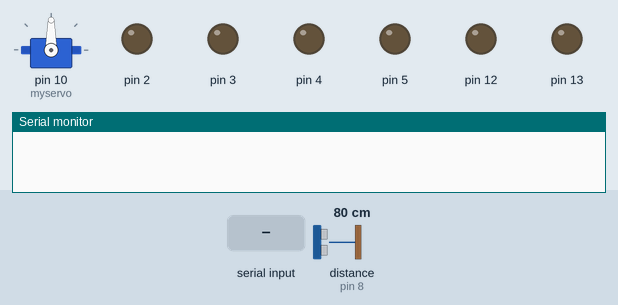
Recording of a sketch running on a simulated Arduino Uno, built with avr-gcc and run on an emulated ATmega328P. Parts: servo, output pins drawn as LEDs (lit = HIGH), the last lines printed to the serial monitor. Wiring (inferred from the names in the program): ultrasonic range finder: trigger pin 9; echo pin 8. The test bench sets the inputs (shaded band); at power-on: distance to the obstacle (sensor on pin 8) 80 cm. The echo pulse lasts 58.3 µs per cm; pins used as bus, display or sensor lines are not drawn.

Above: at 1.2 s.
1.3 s: "F" received over Serial
At 1.9 s:
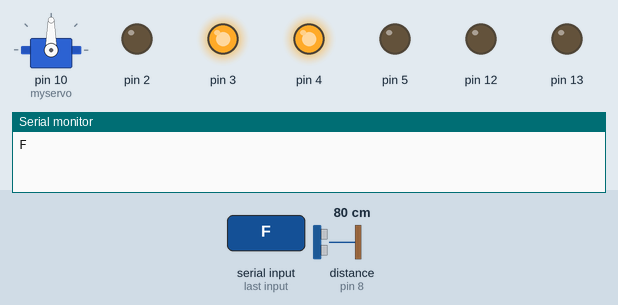
2.8 s: "B" received over Serial
At 4.0 s:
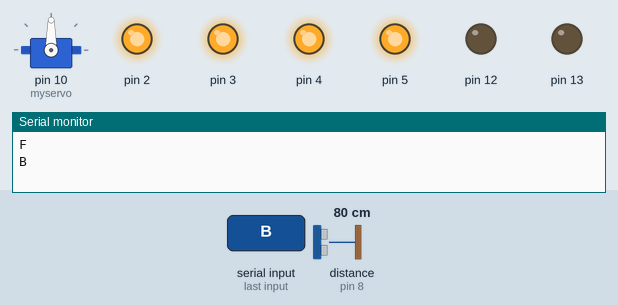
4.3 s: "W" received over Serial
At 5.4 s:
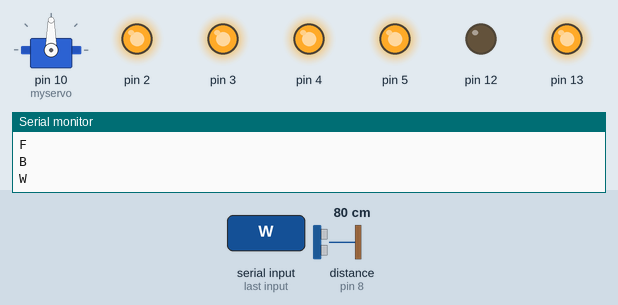
5.8 s: "S" received over Serial
At 6.6 s:
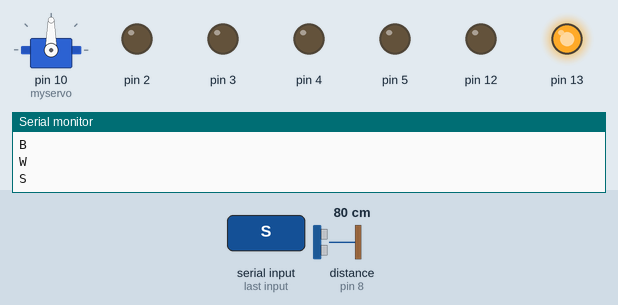
7.3 s: "L" received over Serial
At 7.6 s:
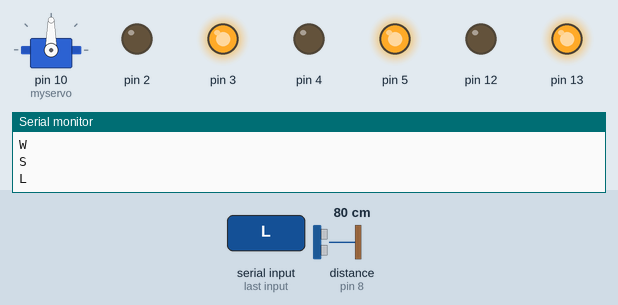
8.8 s: "X" received over Serial
At 10.0 s:
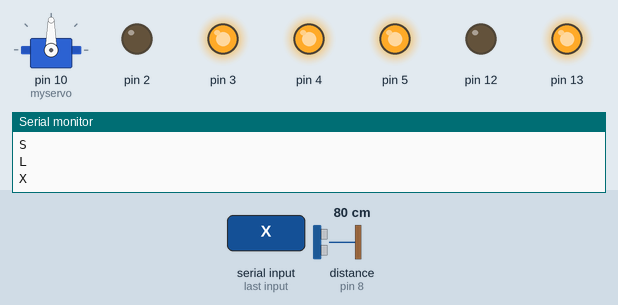
Timing chart, 0 to 17.3 s (numbered marks = the images above; inputs shaded):
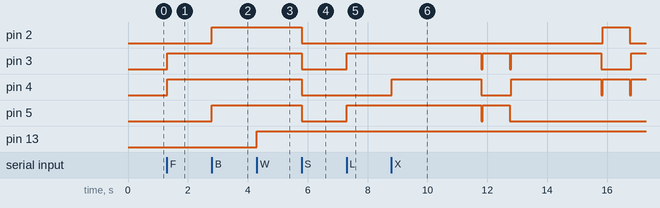

Measured:
- after the input at 1.3 s, pin 3, pin 4: LOW → HIGH at once
- after the input at 2.8 s, pin 2, pin 5: LOW → HIGH at once
- after the input at 4.3 s, pin 13: LOW → HIGH at once
- after the input at 5.8 s, pin 2–5: HIGH → LOW at once
- after the input at 7.3 s, pin 3, pin 5: LOW → HIGH at once
- after the input at 8.8 s, pin 2: LOW → HIGH after 7.1 s, → LOW 0.90 s later; pin 3: goes LOW 0.05 s, HIGH 0.90 s, LOW 0.05 s, HIGH 3.0 s, LOW 1.0 s, then HIGH, starting after 3.0 s

The sketch:

SERVICE_ROBOT.ino
```cpp
// OUR WEBSITE
// Http://eccentrictech.website3.me
// YOUTUBE ECENTRIC TECH

// ALL CONNECTIONS MUST BE ACCORDING TO       CIRCUIT DIAGRAM

#include<Servo.h>
Servo myservo;
int Speed = 250;
int trig = 9;
int echo = 8;
char t;


void setup()
     {
    myservo.attach(10);
pinMode(2,OUTPUT);
pinMode(3,OUTPUT);
pinMode(4,OUTPUT);
pinMode(5,OUTPUT);
pinMode(12,OUTPUT);
pinMode(13,OUTPUT);
pinMode(trig, OUTPUT);
pinMode(echo, INPUT);
Serial.begin(9600);

}
long dura, dis;


void loop ()

 { digitalWrite(trig, LOW);
  delayMicroseconds(2);
  digitalWrite(trig, HIGH);
  delayMicroseconds(10);
  digitalWrite(trig, LOW);
  dura = pulseIn(echo, HIGH);
  dis = dura/58.2;


 if(Serial.available()){
   t = Serial.read();
  Serial.println(t);

switch (t) {
            case 'F':      //FRONT
            forward();
            break;
            case 'S':
            stop();
            break;
            case 'B':
            backward();
            break;
            case 'L':
            left();
            break;
            case 'R':
            right();
            break;
/*PATH 1 */ case 'X':
            forward();
            delay(3000);
            stop();
            delay(50);
            left();
            delay(900);
            stop();
            delay(50);
            forward();
            delay(3000);
            stop();
            delay(50);
            right();
            delay(900);
            stop();
            delay(50);
            forward();
            delay(3000);
            stop();
            break;

            case 'W':
            digitalWrite(13,HIGH);
            break;
            case 'w':
            digitalWrite(13,LOW);
            break;
            case 'U':
            digitalWrite(12,HIGH);
            break;
            case 'u':
            digitalWrite(12,LOW);
            break;


  }
 }
}
void forward()

    {
        digitalWrite(4,Speed);
        digitalWrite(3,Speed);
        digitalWrite(6,Speed);
        digitalWrite(7,Speed);
}
void backward()
    {   digitalWrite(5,Speed);
        digitalWrite(2,Speed);
        digitalWrite(6,Speed);
        digitalWrite(7,Speed);
}

void left(){

        digitalWrite(3,Speed);
        digitalWrite(5,Speed);
        digitalWrite(6,Speed);
        digitalWrite(7,Speed);
}
void right(){

        digitalWrite(4,Speed);
        digitalWrite(2,Speed);
        digitalWrite(6,Speed);
        digitalWrite(7,Speed);
    }


void stop(){
  digitalWrite(5,LOW);
  digitalWrite(4,LOW);
  digitalWrite(3,LOW);
  digitalWrite(2,LOW);
}


 
```
